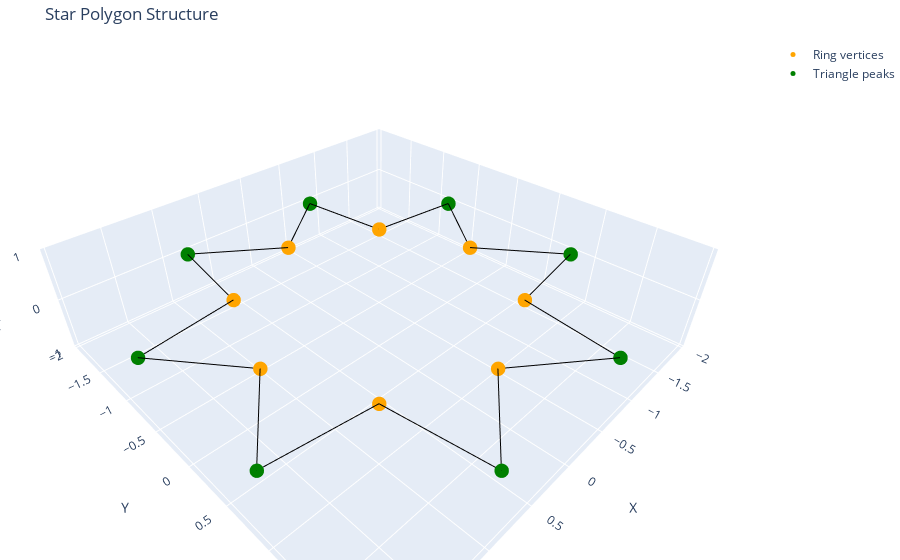

Here is the notebook cell this chart was saved with:
### Code cell
half_N = 8
star2_points = StarGenerator2(half_N, True)

### Figure 1 — Plotly figure (JSON) as saved in the notebook; plotly's stock layout.template omitted (floating-point values rounded to 4 significant figures)
{"data": [{"line": {"color": "black", "width": 2}, "mode": "lines", "showlegend": false, "type": "scatter3d", "x": [1.307, 1.915], "y": [0, 0.7934], "z": [0, 0]}, {"line": {"color": "black", "width": 2}, "mode": "lines", "showlegend": false, "type": "scatter3d", "x": [0.9239, 1.915], "y": [0.9239, 0.7934], "z": [0, 0]}, {"line": {"color": "black", "width": 2}, "mode": "lines", "showlegend": false, "type": "scatter3d", "x": [0.9239, 0.7934], "y": [0.9239, 1.915], "z": [0, 0]}, {"line": {"color": "black", "width": 2}, "mode": "lines", "showlegend": false, "type": "scatter3d", "x": [8e-17, 0.7934], "y": [1.307, 1.915], "z": [0, 0]}, {"line": {"color": "black", "width": 2}, "mode": "lines", "showlegend": false, "type": "scatter3d", "x": [8e-17, -0.7934], "y": [1.307, 1.915], "z": [0, 0]}, {"line": {"color": "black", "width": 2}, "mode": "lines", "showlegend": false, "type": "scatter3d", "x": [-0.9239, -0.7934], "y": [0.9239, 1.915], "z": [0, 0]}, {"line": {"color": "black", "width": 2}, "mode": "lines", "showlegend": false, "type": "scatter3d", "x": [-0.9239, -1.915], "y": [0.9239, 0.7934], "z": [0, 0]}, {"line": {"color": "black", "width": 2}, "mode": "lines", "showlegend": false, "type": "scatter3d", "x": [-1.307, -1.915], "y": [1.6e-16, 0.7934], "z": [0, 0]}, {"line": {"color": "black", "width": 2}, "mode": "lines", "showlegend": false, "type": "scatter3d", "x": [-1.307, -1.915], "y": [1.6e-16, -0.7934], "z": [0, 0]}, {"line": {"color": "black", "width": 2}, "mode": "lines", "showlegend": false, "type": "scatter3d", "x": [-0.9239, -1.915], "y": [-0.9239, -0.7934], "z": [0, 0]}, {"line": {"color": "black", "width": 2}, "mode": "lines", "showlegend": false, "type": "scatter3d", "x": [-0.9239, -0.7934], "y": [-0.9239, -1.915], "z": [0, 0]}, {"line": {"color": "black", "width": 2}, "mode": "lines", "showlegend": false, "type": "scatter3d", "x": [-2.4e-16, -0.7934], "y": [-1.307, -1.915], "z": [0, 0]}, {"line": {"color": "black", "width": 2}, "mode": "lines", "showlegend": false, "type": "scatter3d", "x": [-2.4e-16, 0.7934], "y": [-1.307, -1.915], "z": [0, 0]}, {"line": {"color": "black", "width": 2}, "mode": "lines", "showlegend": false, "type": "scatter3d", "x": [0.9239, 0.7934], "y": [-0.9239, -1.915], "z": [0, 0]}, {"line": {"color": "black", "width": 2}, "mode": "lines", "showlegend": false, "type": "scatter3d", "x": [0.9239, 1.915], "y": [-0.9239, -0.7934], "z": [0, 0]}, {"line": {"color": "black", "width": 2}, "mode": "lines", "showlegend": false, "type": "scatter3d", "x": [1.307, 1.915], "y": [0, -0.7934], "z": [0, 0]}, {"marker": {"color": "orange", "size": 5}, "mode": "markers", "name": "Ring vertices", "type": "scatter3d", "x": [1.307, 0.9239, 8e-17, -0.9239, -1.307, -0.9239, -2.4e-16, 0.9239, 1.307], "y": [0, 0.9239, 1.307, 0.9239, 1.6e-16, -0.9239, -1.307, -0.9239, 0], "z": [0, 0, 0, 0, 0, 0, 0, 0, 0]}, {"marker": {"color": "green", "size": 5}, "mode": "markers", "name": "Triangle peaks", "type": "scatter3d", "x": [1.915, 0.7934, -0.7934, -1.915, -1.915, -0.7934, 0.7934, 1.915, 1.915], "y": [0.7934, 1.915, 1.915, 0.7934, -0.7934, -1.915, -1.915, -0.7934, 0.7934], "z": [0, 0, 0, 0, 0, 0, 0, 0, 0]}], "layout": {"margin": {"b": 0, "l": 0, "r": 0, "t": 40}, "scene": {"xaxis": {"title": {"text": "X"}}, "yaxis": {"title": {"text": "Y"}}, "zaxis": {"title": {"text": "Z"}}}, "title": {"text": "Star Polygon Structure"}}}
